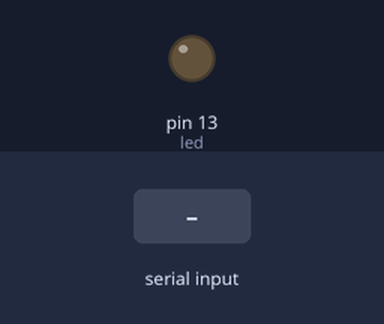
Bench run of a sketch on a simulated Arduino Uno, built with avr-gcc and run on an emulated ATmega328P. On the bench: output pins drawn as LEDs (lit = HIGH). Inputs (shaded band) come from the test bench.

Above: at 1.2 s.
1.3 s: "ON13" received over Serial
At 2.1 s:
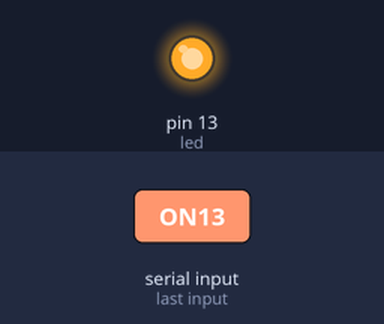
2.8 s: "OFF13" received over Serial
At 3.4 s:
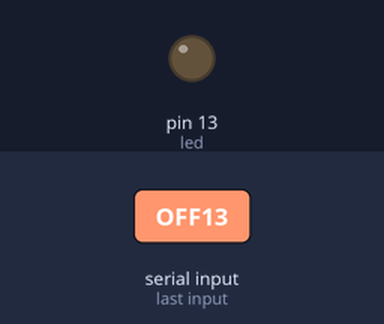
Timing chart, 0 to 5.8 s (numbered marks = the images above; inputs shaded):
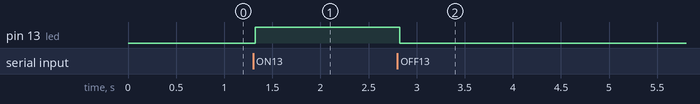

The sketch:

DS18B20.ino
```cpp
#include <OneWire.h>
#include <DallasTemperature.h>

#define led 13
// Data wire is plugged into port 2 on the Arduino
#define ONE_WIRE_BUS 2

// Setup a oneWire instance to communicate with any OneWire devices (not just Maxim/Dallas temperature ICs)
OneWire oneWire(ONE_WIRE_BUS);
// Pass our oneWire reference to Dallas Temperature.
DallasTemperature sensors(&oneWire);


void setup(){
  // put your setup code here, to run once:

  Serial.begin(9600);
  pinMode(led, OUTPUT);

  // Start up the library
  sensors.begin();

}

void loop(){
  // put your main code here, to run repeatedly:
 String dulieu = "";
nhay1:

 while(Serial.available()>0)
  {
    char a = Serial.read();
    dulieu += a;
    //char dulieu = Serial.read();
    delay(5);
  }

  dulieu.trim();

  while(dulieu == "TS")
  {
  // call sensors.requestTemperatures() to issue a global temperature
  // request to all devices on the bus
  //Serial.print("Requesting temperatures...");
  sensors.requestTemperatures(); // Send the command to get temperatures
  //Serial.println("DONE");

  //Serial.print("Temperature for the device 1 (index 0) is: ");
  Serial.println(sensors.getTempCByIndex(0));
  delay(1000);

  goto nhay1;
  }


  if(dulieu == "ON13")
  {
    digitalWrite(led, HIGH);
  }
  if(dulieu == "OFF13")
  {
    digitalWrite(led, LOW);
  }


}
```

Measured:
- after the input at 1.3 s, pin 13 (led): LOW → HIGH at once
- after the input at 2.8 s, pin 13 (led): HIGH → LOW at once
